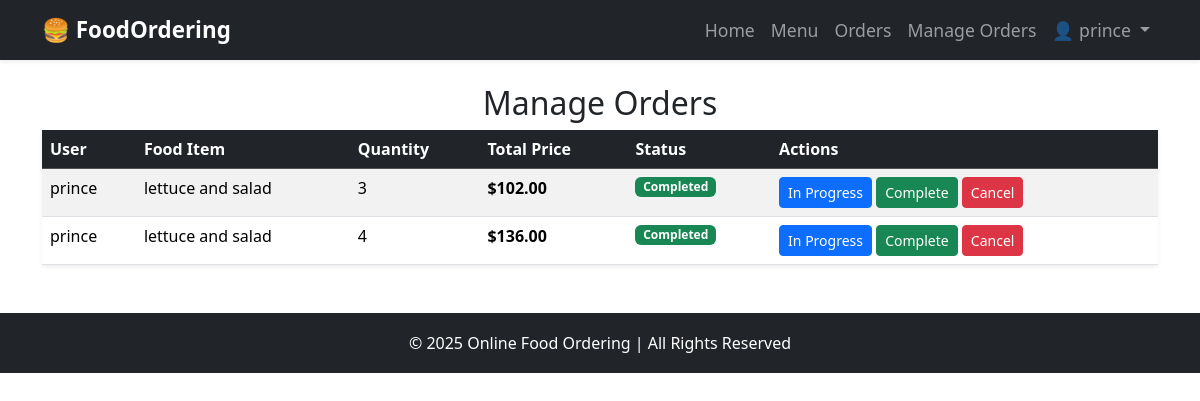
The page /manage-orders/ (signed in) on the database its author committed.
### food_ordering/models.py (models this page shows, shortened)
class Order(models.Model):
    STATUS_CHOICES = [
        ("Pending", "Pending"),
        ("In Progress", "In Progress"),
        ("Completed", "Completed"),
        ("Cancelled", "Cancelled"),
    ]
    user = models.ForeignKey(User, on_delete=models.CASCADE)
    food = models.ForeignKey(Food, on_delete=models.CASCADE)
    quantity = models.PositiveIntegerField(default=1)
    ordered_at = models.DateTimeField(auto_now_add=True)
    status = models.CharField(max_length=20, choices=STATUS_CHOICES, default="Pending")
    def total_price(self):
        return self.food.price * self.quantity

class Food(models.Model):
    name = models.CharField(max_length=100)
    description = models.TextField()
    price = models.DecimalField(max_digits=6, decimal_places=2)
    category = models.CharField(
        max_length=50,
        choices=[("Veg", "Veg"), ("Non-Veg", "Non-Veg")],
        default="Veg"
    )
    available = models.BooleanField(default=True)
    image = CloudinaryField('image', blank=True, null=True)  # ✅ Cloudinary storage

### food_ordering/views.py (the view)
# urls.py: path('manage-orders/', views.manage_orders, name='manage_orders'),
@staff_member_required
def manage_orders(request):
    orders = Order.objects.all().order_by("-ordered_at")  # Show newest orders first
    return render(request, "food_ordering/manage_orders.html", {"orders": orders})

### templates/food_ordering/manage_orders.html (shortened to what this page needs)
{% extends "base.html" %}
{% block content %}
<h2 class="text-center">Manage Orders</h2>
<table class="table table-striped shadow-sm">
    <thead class="table-dark">
        <tr>
            <th>User</th>
            <th>Food Item</th>
            <th>Quantity</th>
            <th>Total Price</th>
            <th>Status</th>
            <th>Actions</th>
        </tr>
    </thead>
    <tbody>
        {% for order in orders %}
        <tr>
            <td>{{ order.user.username }}</td>
            <td>{{ order.food.name }}</td>
            <td>{{ order.quantity }}</td>
            <td class="fw-bold">${{ order.total_price }}</td>
            <td>
                <span class="badge
                    {% if order.status == 'Pending' %}bg-warning
                    {% elif order.status == 'In Progress' %}bg-info
                    {% elif order.status == 'Completed' %}bg-success
                    {% elif order.status == 'Cancelled' %}bg-danger
                    {% endif %}">
                    {{ order.status }}
                </span>
            </td>
            <td>
                <a href="{% url 'update_order_status' order.id 'In Progress' %}" class="btn btn-primary btn-sm">In Progress</a>
                <a href="{% url 'update_order_status' order.id 'Completed' %}" class="btn btn-success btn-sm">Complete</a>
                <a href="{% url 'cancel_order' order.id %}" class="btn btn-danger btn-sm">Cancel</a>
            </td>
        </tr>
        {% empty %}
        <tr><td colspan="6" class="text-center">No orders found.</td></tr>
        {% endfor %}
    </tbody>
</table>
{% endblock %}

### templates/base.html (shortened to what this page needs)
{% load static %}
<link rel="stylesheet" href="{% static 'css/style.css' %}">
<!DOCTYPE html>
<html lang="en">
<head>
    <link href="https://cdn.jsdelivr.net/npm/bootstrap@5.3.2/dist/css/bootstrap.min.css" rel="stylesheet">
</head>
<body>
    <header>
        <nav class="navbar navbar-expand-lg navbar-dark bg-dark shadow-sm">
            <div class="container">
                <a class="navbar-brand" href="/">🍔 FoodOrdering</a>
                <div class="collapse navbar-collapse" id="navbarNav">
                    <ul class="navbar-nav ms-auto">
                        <li class="nav-item">
                            <a class="nav-link" href="/">Home</a>
                        </li>
                        <li class="nav-item">
                            <a class="nav-link" href="{% url 'menu' %}">Menu</a>
                        </li>
                        {% if user.is_authenticated %}
                            <li class="nav-item">
                                <a class="nav-link" href="{% url 'order_history' %}">Orders</a>
                            </li>
                            {% if user.is_staff %}
                            <li class="nav-item">
                                <a class="nav-link" href="{% url 'manage_orders' %}">Manage Orders</a>
                            </li>
                            {% endif %}
                            <li class="nav-item dropdown">
                                <a class="nav-link dropdown-toggle" href="#" id="userDropdown" role="button" data-bs-toggle="dropdown">
                                    👤 {{ user.username }}
                                </a>
                            </li>
                        {% endif %}
                    </ul>
                </div>
            </div>
        </nav>
    </header>
    <main class="container mt-4">
        {% block content %}{% endblock %}
    </main>
    <footer class="footer bg-dark text-white text-center mt-5">
        <p class="mb-0">&copy; 2025 Online Food Ordering | All Rights Reserved</p>
    </footer>
</body>
</html>

### templates/base.html (style rules this page uses)
.navbar-brand { font-weight: bold; font-size: 1.4rem; }
.nav-link { font-size: 1.1rem; }
.footer { position: relative; bottom: 0; width: 100%; height: 60px; line-height: 60px; background-color: #343a40; }

### rows shown on the page
Order: user.username "prince", food.name "lettuce and salad", quantity "3", total_price "102.00", status "Completed"
Order: user.username "prince", food.name "lettuce and salad", quantity "4", total_price "136.00", status "Completed"

### other values the page prints
{{ user.username }} "prince"
